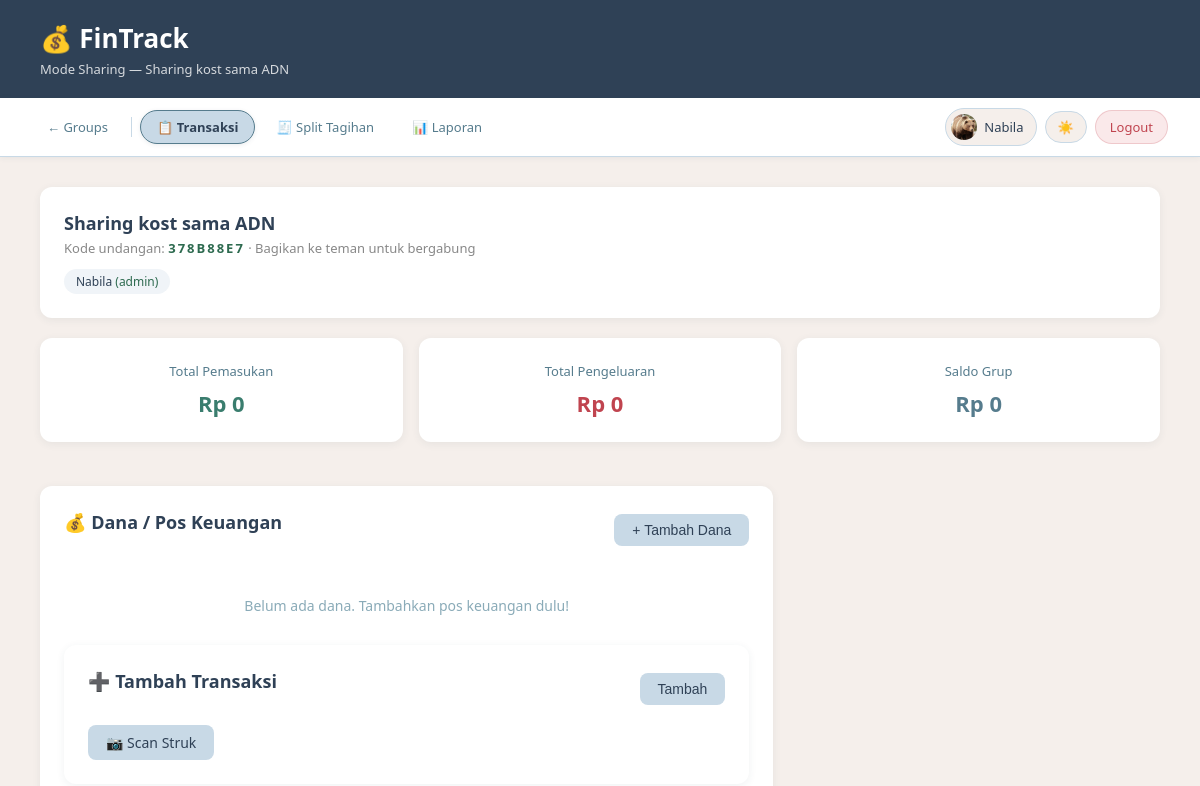
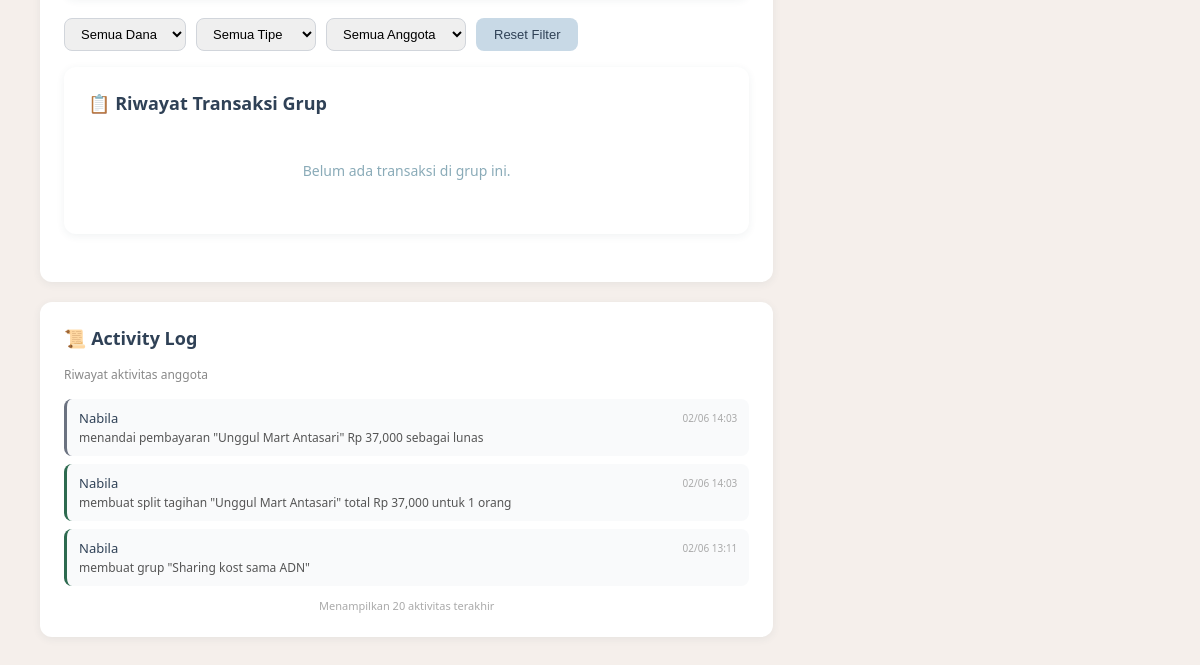
The app's page /groups/1 (signed in), older data (2 pictures, top to bottom).
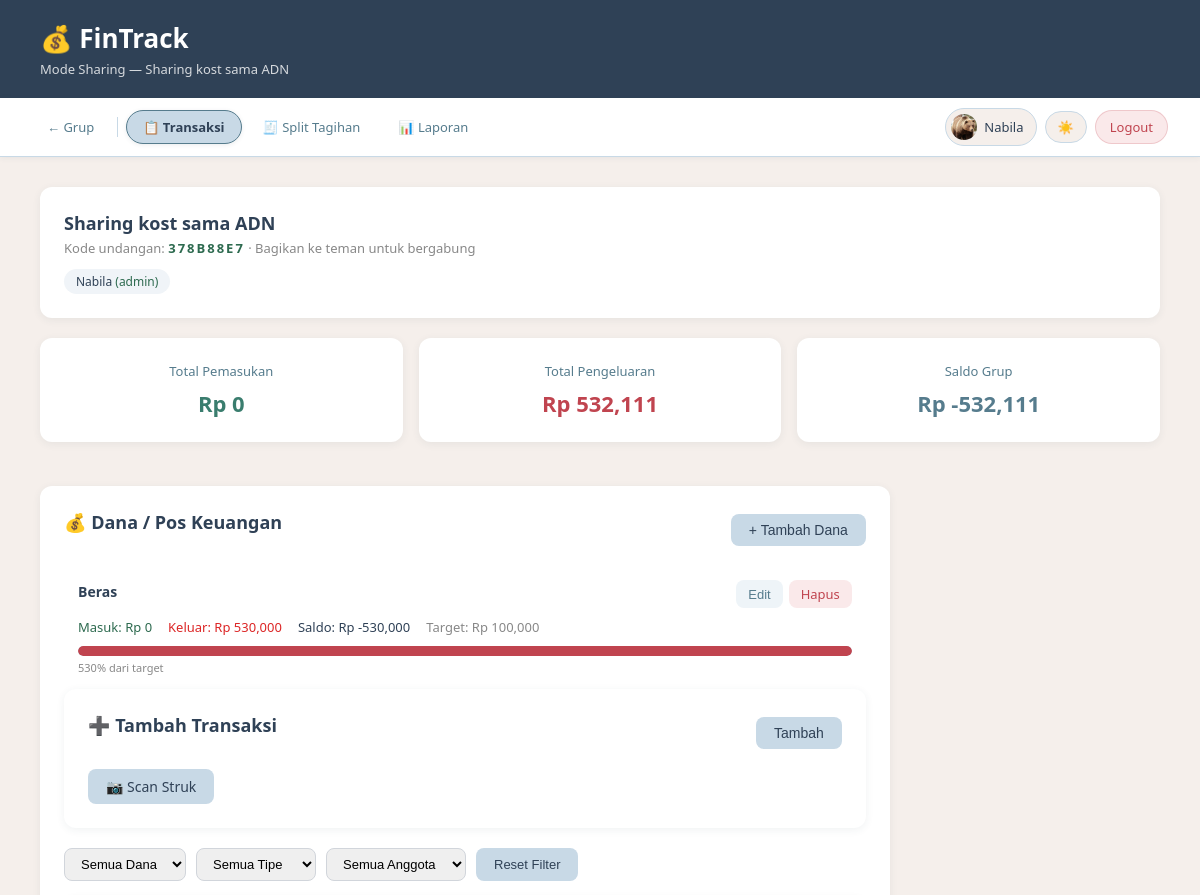
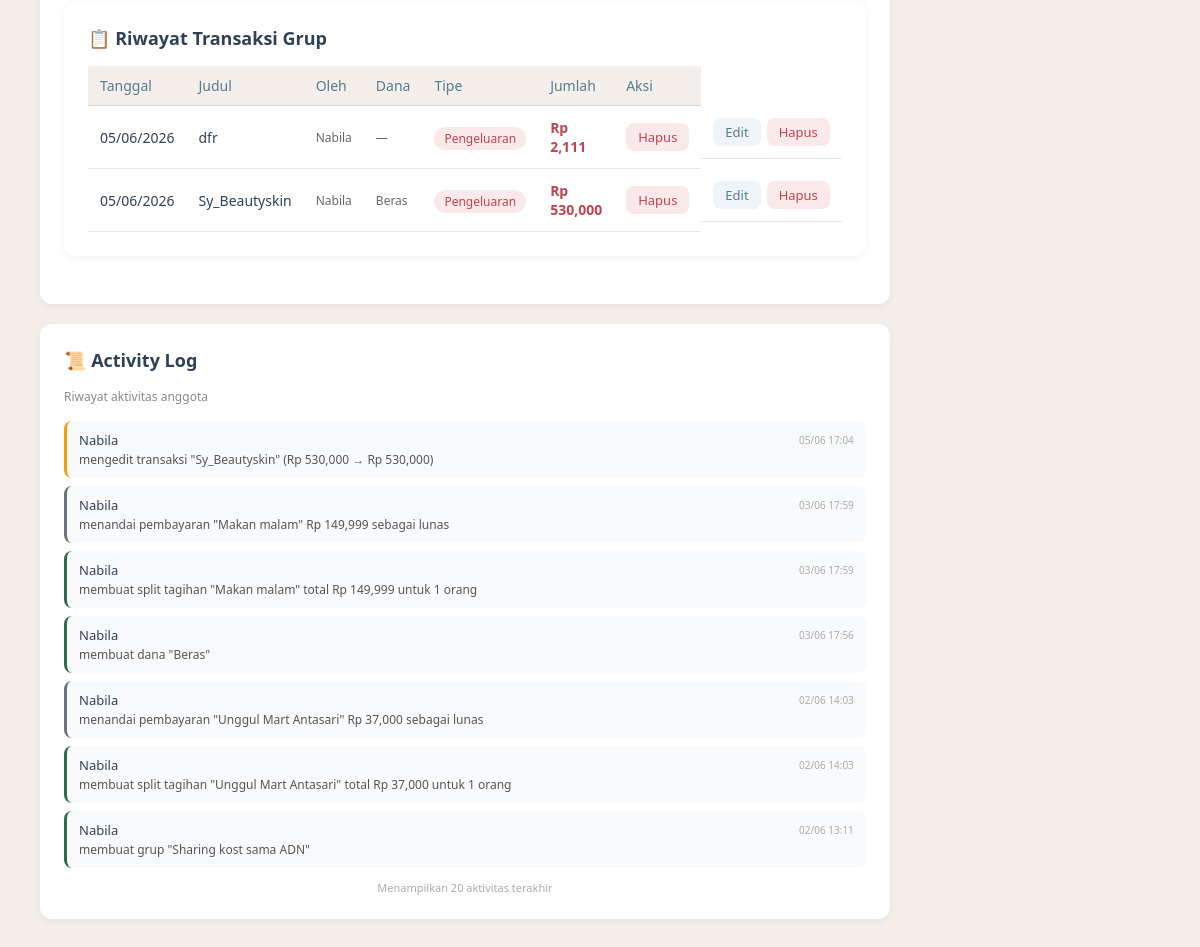
The same page, newer data (2 pictures, top to bottom).
### app.py (models this page shows)
class Group(db.Model):
    id         = db.Column(db.Integer, primary_key=True)
    name       = db.Column(db.String(100), nullable=False)
    code       = db.Column(db.String(8),   unique=True, nullable=False)
    created_by = db.Column(db.Integer, db.ForeignKey('user.id'), nullable=False)
    created_at = db.Column(db.DateTime, default=datetime.utcnow)
    members    = db.relationship('GroupMember',     backref='group', lazy=True)
    funds      = db.relationship('GroupFund',       backref='group', lazy=True)
    logs       = db.relationship('ActivityLog',     backref='group', lazy=True)

class User(UserMixin, db.Model):
    id           = db.Column(db.Integer, primary_key=True)
    name         = db.Column(db.String(100), nullable=False)
    email        = db.Column(db.String(100), unique=True, nullable=False)
    password     = db.Column(db.String(200), nullable=False)
    photo        = db.Column(db.String(200), nullable=True)
    language     = db.Column(db.String(5),  default='id')
    theme        = db.Column(db.String(10), default='light')
    notif_popup  = db.Column(db.Boolean,    default=True)
    timezone     = db.Column(db.String(50), default='Asia/Jakarta')
    created_at   = db.Column(db.DateTime,   default=datetime.utcnow)
    transactions = db.relationship('Transaction', backref='user', lazy=True)

class GroupMember(db.Model):
    id        = db.Column(db.Integer, primary_key=True)
    group_id  = db.Column(db.Integer, db.ForeignKey('group.id'), nullable=False)
    user_id   = db.Column(db.Integer, db.ForeignKey('user.id'),  nullable=False)
    role      = db.Column(db.String(10), default='member')  # admin / member
    joined_at = db.Column(db.DateTime,  default=datetime.utcnow)
    user      = db.relationship('User', backref='group_memberships')

class ActivityLog(db.Model):
    id         = db.Column(db.Integer, primary_key=True)
    group_id   = db.Column(db.Integer, db.ForeignKey('group.id'),  nullable=False)
    user_id    = db.Column(db.Integer, db.ForeignKey('user.id'),   nullable=False)
    action     = db.Column(db.String(200), nullable=False)
    created_at = db.Column(db.DateTime,    default=datetime.utcnow)
    user       = db.relationship('User', backref='activity_logs')

class GroupFund(db.Model):
    id          = db.Column(db.Integer, primary_key=True)
    group_id    = db.Column(db.Integer, db.ForeignKey('group.id'), nullable=False)
    name        = db.Column(db.String(100), nullable=False)
    target      = db.Column(db.Float,       default=0)
    description = db.Column(db.String(200), nullable=True)
    created_at  = db.Column(db.DateTime,    default=datetime.utcnow)

class GroupTransaction(db.Model):
    id       = db.Column(db.Integer, primary_key=True)
    group_id = db.Column(db.Integer, db.ForeignKey('group.id'),      nullable=False)
    fund_id  = db.Column(db.Integer, db.ForeignKey('group_fund.id'), nullable=True)
    user_id  = db.Column(db.Integer, db.ForeignKey('user.id'),       nullable=False)
    title    = db.Column(db.String(100), nullable=False)
    amount   = db.Column(db.Float,       nullable=False)
    category = db.Column(db.String(50),  nullable=False)
    type     = db.Column(db.String(10),  nullable=False)
    date     = db.Column(db.DateTime,    default=datetime.utcnow)
    note     = db.Column(db.String(200), nullable=True)
    user     = db.relationship('User',      backref='group_transactions')
    fund     = db.relationship('GroupFund', backref='transactions')

### app.py (the view)
@app.route('/groups/<int:group_id>')
@login_required
def group_detail(group_id):
    group  = Group.query.get_or_404(group_id)
    member = GroupMember.query.filter_by(group_id=group_id, user_id=current_user.id).first()
    if not member:
        flash('Kamu bukan anggota grup ini!', 'danger')
        return redirect(url_for('groups'))
    transactions  = GroupTransaction.query.filter_by(group_id=group_id)\
                                    .order_by(GroupTransaction.date.desc()).all()
    funds         = GroupFund.query.filter_by(group_id=group_id).all()
    logs          = ActivityLog.query.filter_by(group_id=group_id)\
                               .order_by(ActivityLog.created_at.desc()).limit(20).all()
    total_income  = sum(t.amount for t in transactions if t.type == 'income')
    total_expense = sum(t.amount for t in transactions if t.type == 'expense')
    return render_template('group_detail.html',
                           group=group, member=member,
                           transactions=transactions, funds=funds, logs=logs,
                           total_income=total_income, total_expense=total_expense,
                           balance=total_income - total_expense,
                           now=datetime.utcnow())

### templates/group_detail.html (shortened to what this page needs)
<!DOCTYPE html>
<html lang="id">
<head>
    <link rel="stylesheet" href="{{ url_for('static', filename='style.css') }}">
</head>
<body>
<header>
    <h1>💰 FinTrack</h1>
    <p>Mode Sharing — {{ group.name }}</p>
</header>
{% set active = 'detail' %}
<nav class="navbar">
    <a href="/groups" class="nav-back">← {{ t['nav_sharing'] }}</a>
    <a href="/groups/{{ group.id }}" class="nav-link{{ ' active' if active == 'detail' else '' }}">📋 Transaksi</a>
    <a href="/groups/{{ group.id }}/split" class="nav-link{{ ' active' if active == 'split' else '' }}">🧾 Split Tagihan</a>
    <a href="/groups/{{ group.id }}/report" class="nav-link{{ ' active' if active == 'report' else '' }}">📊 Laporan</a>
    <div class="nav-right">
        <div class="user-chip">
            <div class="user-avatar">
                {% if current_user.photo %}
                    <img src="{{ url_for('static', filename='uploads/' + current_user.photo) }}" alt="foto">
                {% else %}
                    👤
                {% endif %}
            </div>
            <span>{{ current_user.name }}</span>
        </div>
        <button class="theme-toggle" onclick="toggleTheme()">
            <span class="theme-icon">☀️</span>
        </button>
        <a href="/logout" class="btn-logout">Logout</a>
    </div>
</nav>
<main>
    <div class="card" style="margin-bottom:20px;">
        <div style="display:flex; justify-content:space-between; align-items:center;">
            <div>
                <h2 style="margin-bottom:4px;">{{ group.name }}</h2>
                <p style="font-size:13px; color:#888;">
                    Kode undangan: <strong style="letter-spacing:2px; color:#2d6a4f;">{{ group.code }}</strong>
                    · Bagikan ke teman untuk bergabung
                </p>
            </div>
        </div>
        <div style="margin-top:12px; display:flex; gap:8px; flex-wrap:wrap;">
            {% for m in group.members %}
            <span style="background:#f0f4f8; padding:4px 12px; border-radius:20px; font-size:12px;">
                {{ m.user.name }}
                {% if m.role == 'admin' %}<span style="color:#2d6a4f;"> (admin)</span>{% endif %}
            </span>
            {% endfor %}
        </div>
    </div>
    <div class="summary-grid" style="margin-bottom:20px;">
        <div class="card summary-card income">
            <p class="label">Total Pemasukan</p>
            <p class="amount">Rp {{ "{:,.0f}".format(total_income) }}</p>
        </div>
        <div class="card summary-card expense">
            <p class="label">Total Pengeluaran</p>
            <p class="amount">Rp {{ "{:,.0f}".format(total_expense) }}</p>
        </div>
        <div class="card summary-card balance">
            <p class="label">Saldo Grup</p>
            <p class="amount">Rp {{ "{:,.0f}".format(balance) }}</p>
        </div>
    </div>
    <div style="display:grid; grid-template-columns:2fr 1fr; gap:20px;">
        <div>
            <div class="card" style="margin-bottom:20px;">
                <div style="display:flex; justify-content:space-between; align-items:center; margin-bottom:16px;">
                    <h2>💰 Dana / Pos Keuangan</h2>
                    <button class="btn btn-secondary" onclick="toggleForm('fund-form')">+ Tambah Dana</button>
                </div>
                {% if funds %}
    <div style="display:grid; gap:10px;">
        {% for fund in funds %}
        {% set fund_expense = fund.transactions|selectattr('type','equalto','expense')|sum(attribute='amount') %}
        {% set fund_income  = fund.transactions|selectattr('type','equalto','income')|sum(attribute='amount') %}
        {% set fund_balance = fund_income - fund_expense %}
        {% set pct = (fund_expense / fund.target * 100) if fund.target > 0 else 0 %}
        <div style="padding:14px; border:0.5px solid var(--color-border-tertiary); border-radius:10px;">
            <div style="display:flex; justify-content:space-between; align-items:flex-start;">
                <div>
                    <strong style="font-size:14px;">{{ fund.name }}</strong>
                </div>
                <div style="display:flex; gap:6px;">
                    <button class="btn btn-edit"
                            onclick="toggleForm('edit-fund-{{ fund.id }}')">Edit</button>
                    <a href="/groups/{{ group.id }}/fund/delete/{{ fund.id }}"
                       class="btn btn-danger"
                       onclick="return confirm('Yakin hapus dana ini?')">Hapus</a>
                </div>
            </div>
            <div style="display:flex; gap:16px; margin:10px 0; font-size:13px;">
                <span style="color:#2d6a4f;">
                    Masuk: Rp {{ "{:,.0f}".format(fund_income) }}
                </span>
                <span style="color:#dc2626;">
                    Keluar: Rp {{ "{:,.0f}".format(fund_expense) }}
                </span>
                <span style="font-weight:500;">
                    Saldo: Rp {{ "{:,.0f}".format(fund_balance) }}
                </span>
                {% if fund.target > 0 %}
                <span style="color:#888;">
                    Target: Rp {{ "{:,.0f}".format(fund.target) }}
                </span>
                {% endif %}
            </div>
            {% if fund.target > 0 %}
            <div class="progress-bar-bg">
                <div class="progress-bar-fill {{ 'fill-danger' if pct >= 100 else 'fill-safe' }}"
                     style="width:{{ [pct, 100]|min }}%"></div>
            </div>
            <p style="font-size:11px; color:#888; margin-top:4px;">
                {{ "{:.0f}".format(pct) }}% dari target
            </p>
            {% endif %}
        </div>
        {% endfor %}
    </div>
{% else %}
    <p class="empty-msg">Belum ada dana. Tambahkan pos keuangan dulu!</p>
{% endif %}
            <div class="card" style="margin-bottom:20px;">
                <div style="display:flex; justify-content:space-between; align-items:center; margin-bottom:16px;">
                    <h2>➕ Tambah Transaksi</h2>
                    <button class="btn btn-secondary" onclick="toggleForm('trans-form')">Tambah</button>
                  </div>
                  <a href="/groups/{{ group.id }}/scan" class="btn btn-secondary">
        📷 Scan Struk
    </a>
            </div>
<div style="display:flex; gap:10px; margin-bottom:16px; flex-wrap:wrap;">
    <select id="filter-fund" onchange="filterTable()"
            style="padding:7px 12px; border:0.5px solid #d1d5db;
                   border-radius:8px; font-size:13px;">
        <option value="">Semua Dana</option>
    </select>
    <select id="filter-type" onchange="filterTable()"
            style="padding:7px 12px; border:0.5px solid #d1d5db;
                   border-radius:8px; font-size:13px;">
        <option value="">Semua Tipe</option>
    </select>
    <select id="filter-member" onchange="filterTable()"
            style="padding:7px 12px; border:0.5px solid #d1d5db;
                   border-radius:8px; font-size:13px;">
        <option value="">Semua Anggota</option>
    </select>
    <button onclick="resetFilter()"
            class="btn btn-secondary" style="font-size:13px;">
        Reset Filter
    </button>
</div>
            <div class="card">
                <h2>📋 Riwayat Transaksi Grup</h2>
                {% if transactions %}
                <table id="trans-table" style="margin-top:16px;">
                    <thead>
                        <tr>
                            <th>Tanggal</th>
                            <th>Judul</th>
                            <th>Oleh</th>
                            <th>Dana</th>
                            <th>Tipe</th>
                            <th>Jumlah</th>
                            <th>Aksi</th>
                        </tr>
                    </thead>
                    <tbody>
                        {% for t in transactions %}
                        <tr>
                            <td>{{ t.date.strftime('%d/%m/%Y') }}</td>
                            <td>{{ t.title }}</td>
                            <td style="font-size:12px; color:#666;">{{ t.user.name }}</td>
                            <td style="font-size:12px; color:#666;">{{ t.fund.name if t.fund else '—' }}</td>
                            <td>
                                <span class="badge {{ 'badge-income' if t.type == 'income' else 'badge-expense' }}">
                                    {{ 'Pemasukan' if t.type == 'income' else 'Pengeluaran' }}
                                </span>
                            </td>
                            <td class="{{ 'text-income' if t.type == 'income' else 'text-expense' }}">
                                Rp {{ "{:,.0f}".format(t.amount) }}
                            </td>
                            <td>
                                <a href="/groups/{{ group.id }}/delete/{{ t.id }}"
                                   class="btn btn-danger"
                                   onclick="return confirm('Yakin hapus?')">Hapus</a>
                            </td>
                            <td style="display:flex; gap:6px;">
                                <a href="/groups/{{ group.id }}/edit/{{ t.id }}"
                                    class="btn btn-edit">Edit</a>
                                <a href="/groups/{{ group.id }}/delete/{{ t.id }}"
                                    class="btn btn-danger"
                                    onclick="return confirm('Yakin hapus?')">Hapus</a>
                            </td>
                        </tr>
                        {% endfor %}
                    </tbody>
                </table>
                {% else %}
                    <p class="empty-msg">Belum ada transaksi di grup ini.</p>
                {% endif %}
            </div>
        </div>
        <div>
            <div class="card" style="position:sticky; top:20px;">
                <h2>📜 Activity Log</h2>
                <p style="font-size:12px; color:#888; margin:4px 0 16px;">
                    Riwayat aktivitas anggota
                </p>
            {% if logs %}
            <div style="display:flex; flex-direction:column; gap:8px;
                    max-height:500px; overflow-y:auto;">
            {% for log in logs %}
            <div style="padding:10px 12px; background:#f9fafb;
                        border-radius:8px; border-left:3px solid
                        {% if 'menghapus' in log.action %}#dc2626
                        {% elif 'mengedit' in log.action %}#f59e0b
                        {% elif 'membuat' in log.action or 'menambahkan' in log.action %}#2d6a4f
                        {% else %}#6b7280{% endif %};">
                <div style="display:flex; justify-content:space-between;
                            align-items:flex-start; gap:8px;">
                    <div>
                        <p style="font-size:13px; font-weight:500;
                                  margin-bottom:2px;">
                            {{ log.user.name }}
                        </p>
                        <p style="font-size:12px; color:#555;">
                            {{ log.action }}
                        </p>
                    </div>
                    <span style="font-size:10px; color:#aaa;
                                 white-space:nowrap; margin-top:2px;">
                        {{ log.created_at.strftime('%d/%m %H:%M') }}
                    </span>
                </div>
            </div>
            {% endfor %}
        </div>
        <p style="font-size:11px; color:#aaa; text-align:center;
                  margin-top:12px;">
            Menampilkan 20 aktivitas terakhir
        </p>
    {% else %}
        <p class="empty-msg">Belum ada aktivitas.</p>
    {% endif %}
</div>
        </div>
    </div>
</main>
</body>
</html>

Row changes from the older to the newer data that the page shows:
added GroupFund: name "Beras", fund_income "0", fund_expense "530,000", fund_balance "-530,000", target "100,000", {{ [pct, 100]|min }} 100 (drawn), pct "530"
added GroupTransaction: date "05/06/2026", title "dfr", user.name "Nabila", fund "—", type "Pengeluaran", amount "2,111"
added GroupTransaction: date "05/06/2026", title "Sy_Beautyskin", user.name "Nabila", fund "Beras", type "Pengeluaran", amount "530,000"
added ActivityLog: user.name "Nabila", action "mengedit transaksi \"Sy_Beautyskin\" (Rp 530,000 → Rp 530,000)", created_at "05/06 17:04"
added ActivityLog: user.name "Nabila", action "menandai pembayaran \"Makan malam\" Rp 149,999 sebagai lunas", created_at "03/06 17:59"
added ActivityLog: user.name "Nabila", action "membuat split tagihan \"Makan malam\" total Rp 149,999 untuk 1 orang", created_at "03/06 17:59"
added ActivityLog: user.name "Nabila", action "membuat dana \"Beras\"", created_at "03/06 17:56"
Text that changed along with them:
{{ t['nav_sharing'] }}: "Groups" → "Grup"
{{ "{:,.0f}".format(total_expense) }}: "0" → "532,111"
{{ "{:,.0f}".format(balance) }}: "0" → "-532,111"
text no longer shown: "Belum ada dana. Tambahkan pos keuangan dulu! Belum ada transaksi di grup ini."
text now shown: "Tanggal Judul Oleh Dana Tipe Jumlah Aksi"
